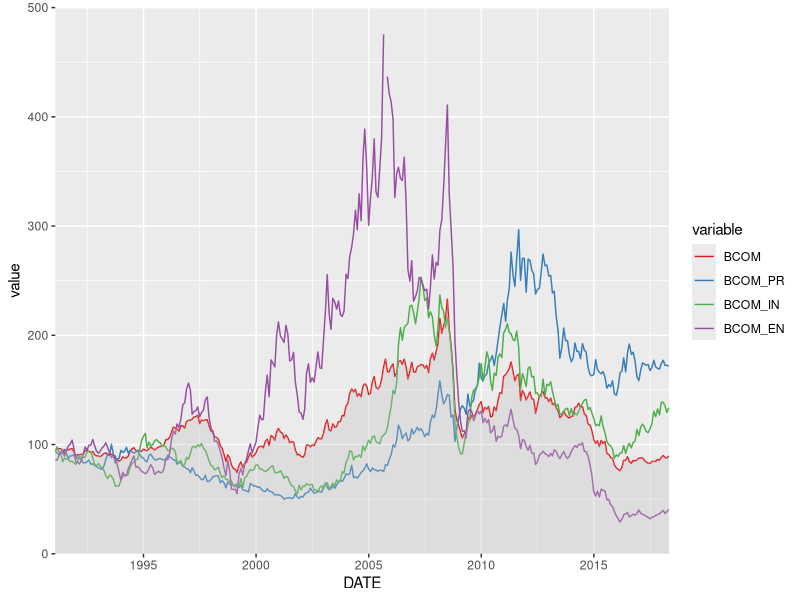
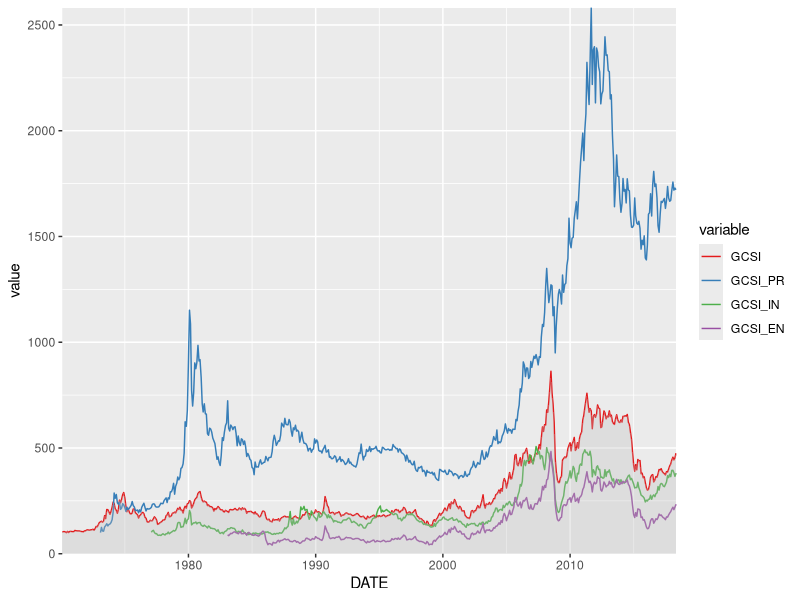
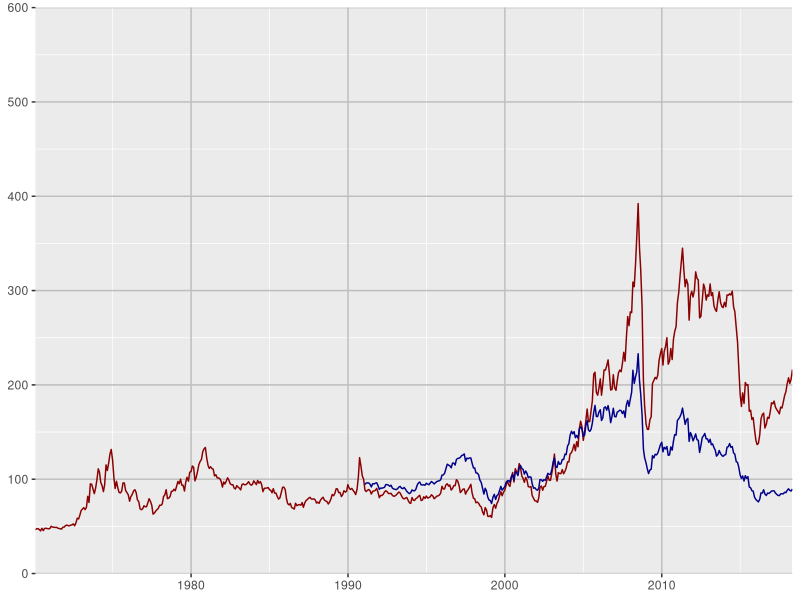
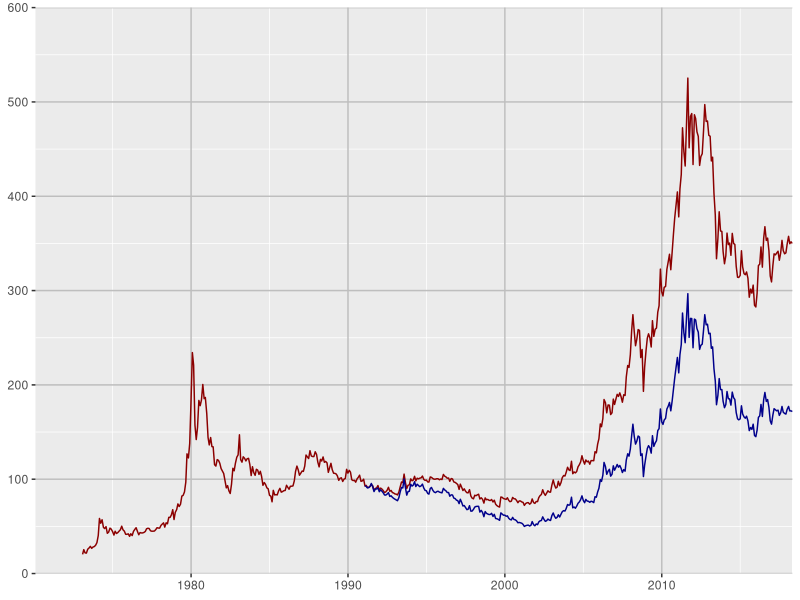
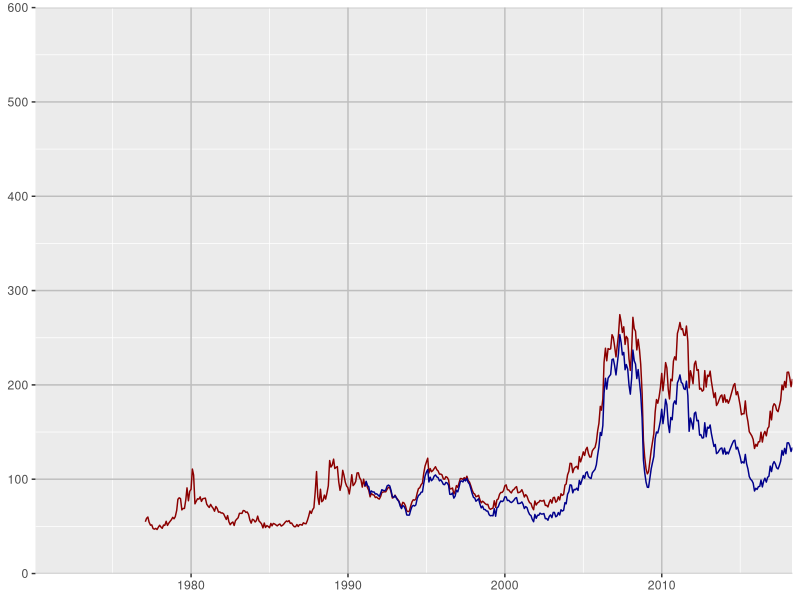
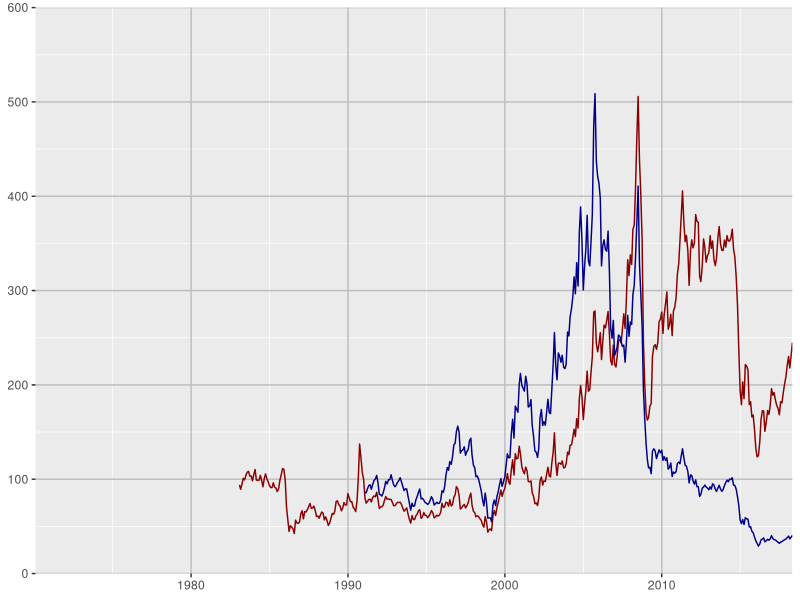
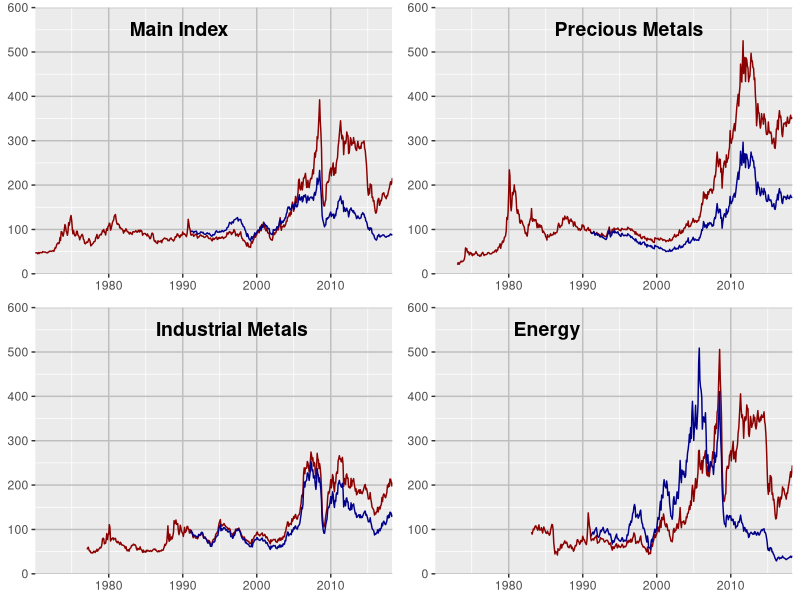

Recreate these plots in R, in order.
library(readr)
library(reshape2)
library(ggplot2)
library(cowplot)

index <- read_delim("data/commodity_indices.csv", 
                    ";", 
                    escape_double = FALSE, 
                    col_types = cols(DATE = col_date(format = "%d.%m.%Y"), GCSI_OI = col_skip()), 
                    locale = locale(decimal_mark = ",", grouping_mark = "."), 
                    trim_ws = TRUE)

index_re = data.frame(mapply(`/`, index[, 2:5], as.numeric(index[252, 2:5]))) * 100
index_re = data.frame(index[, 1], index_re, index[, 6:9])

index_diff = sapply(index[, 2:ncol(index)], diff)
index_diff = data.frame(index[2:nrow(index), 1], index_diff)
  
bcoms = melt(index[, c(1, 6:9)], id = "DATE")
gcsis = melt(index[, c(1, 2:5)], id = "DATE")
gcsis_re = melt(index_re[, c(1, 2:5)], id = "DATE")

main = melt(index_re[, c(1, 2, 6)], id = "DATE")
prec = melt(index_re[, c(1, 3, 7)], id = "DATE")
indu = melt(index_re[, c(1, 4, 8)], id = "DATE")
ener = melt(index_re[, c(1, 5, 9)], id = "DATE")

bcom_plot = ggplot(bcoms, aes(x = DATE, y = value)) +
  geom_line(aes(colour = variable)) +
  geom_area(data = index, aes(x = DATE, y = BCOM), alpha = 0.3, fill = "gray") +
  scale_color_brewer(type = "qual", palette = "Set1") +
  scale_x_date(limits = c(as.Date("1991-01-31"), NA), expand = c(0, 0)) +
  scale_y_continuous(limits = c(0, 500), expand = c(0, 0))
bcom_plot

gcsi_plot = ggplot(gcsis, aes(x = DATE, y = value)) +
  geom_line(aes(colour = variable)) +
  geom_area(data = index, aes(x = DATE, y = GCSI), alpha = 0.3, fill = "gray") +
  scale_color_brewer(type = "qual", palette = "Set1") +
  scale_x_date(limits = c(as.Date("1970-01-30"), NA), expand = c(0, 0)) +
  scale_y_continuous(expand = c(0, 0))
gcsi_plot

main_plot = ggplot(main, aes(x = DATE, y = value)) +
  geom_line(aes(colour = variable)) +
  scale_colour_manual(values = c("darkred", "darkblue"), guide = FALSE) +
  scale_x_date(limits = c(as.Date("1970-01-30"), NA), expand = c(0, 0)) +
  scale_y_continuous(expand = c(0, 0), limits = c(0, 600)) +
  theme(axis.title = element_blank(),
        panel.grid.major = element_line(colour = "gray"))
main_plot

prec_plot = ggplot(prec, aes(x = DATE, y = value)) +
  geom_line(aes(colour = variable)) +
  scale_colour_manual(values = c("darkred", "darkblue"), guide = FALSE) +
  scale_x_date(limits = c(as.Date("1970-01-30"), NA), expand = c(0, 0)) +
  scale_y_continuous(expand = c(0, 0), limits = c(0, 600)) +
  theme(axis.title = element_blank(),
        panel.grid.major = element_line(colour = "gray"))
prec_plot

indu_plot = ggplot(indu, aes(x = DATE, y = value)) +
  geom_line(aes(colour = variable)) +
  scale_colour_manual(values = c("darkred", "darkblue"), guide = FALSE) +
  scale_x_date(limits = c(as.Date("1970-01-30"), NA), expand = c(0, 0)) +
  scale_y_continuous(expand = c(0, 0), limits = c(0, 600)) +
  theme(axis.title = element_blank(),
        panel.grid.major = element_line(colour = "gray"))
indu_plot

ener_plot = ggplot(ener, aes(x = DATE, y = value)) +
  geom_line(aes(colour = variable)) +
  scale_colour_manual(values = c("darkred", "darkblue"), guide = FALSE) +
  scale_x_date(limits = c(as.Date("1970-01-30"), NA), expand = c(0, 0)) +
  scale_y_continuous(expand = c(0, 0), limits = c(0, 600)) +
  theme(axis.title = element_blank(),
        panel.grid.major = element_line(colour = "gray"))
ener_plot

plot_grid(main_plot, prec_plot, indu_plot, ener_plot, ncol = 2,
          labels = c("Main Index", "Precious Metals", "Industrial Metals", "Energy"), label_x = 0.2, label_y = 0.95)